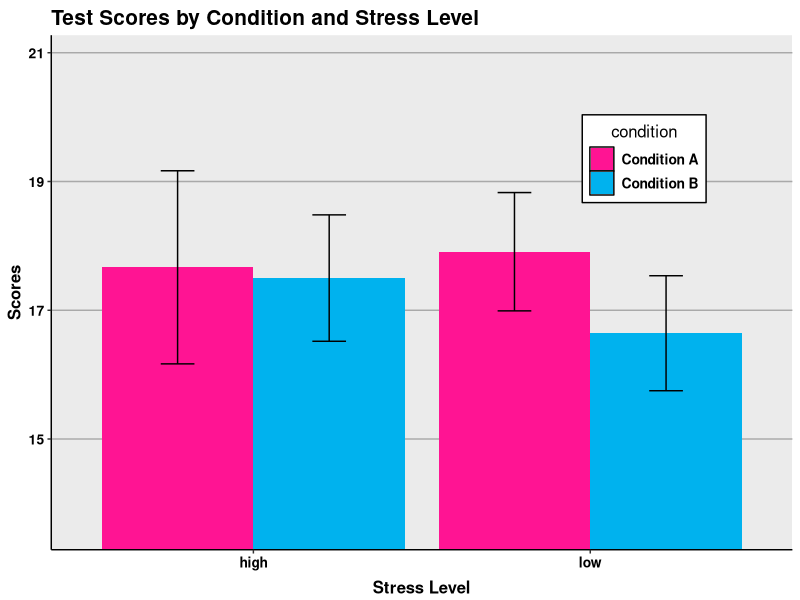

Write the R code that produced this figure.
## ---- chunk 1
data<-read.csv("CSdata.csv")
## ---- chunk 2
str(data)
## ---- chunk 3
summary(aov(Scores~Condition*Stress,data=data))
## ---- chunk 4
library("dplyr")
library("ggplot2")
library("gplots")
datsum<-data%>%group_by(Stress,Condition)%>%
summarize(means=mean(Scores),sems=sd(Scores)/sqrt(length(Scores)))
col1=col2hex("deeppink")
col2=col2hex("deepskyblue2")
fig<-ggplot(datsum, aes(x=Stress, y=means, fill=Condition))+
geom_bar(stat="identity",position=position_dodge())+
scale_fill_manual(values=c(col1,col2),name="condition",breaks=c("A","B"),
labels=c("Condition A", "Condition B"))+
theme(legend.key=element_rect(color="black"))+
geom_errorbar(aes(ymax=means+sems, ymin=means-sems),
width=.2,position=position_dodge(.9))+
ggtitle("Test Scores by Condition and Stress Level")+
labs(x="Stress Level",y="Scores")+
theme(plot.title=element_text(size=15,face="bold",vjust=.5))+
theme(axis.title.x=element_text(size=12,face="bold",vjust=-.25))+
theme(axis.title.y=element_text(size=12,face="bold",vjust=1))+
theme(axis.text.x=element_text(size=10,face="bold",color="black"))+
theme(axis.text.y=element_text(size=10,face="bold",color="black"))+
coord_cartesian(ylim=c(min(datsum$means)-2*max(datsum$sems),
max(datsum$means)+2*max(datsum$sems)))+
theme(panel.border=element_blank(),axis.line=element_line())+
theme(panel.grid.major.x=element_blank())+
theme(panel.grid.major.y=element_line(color="darkgrey"))+
theme(panel.grid.minor.y=element_blank())+
theme(legend.position=c(.8,.76))+
theme(legend.background=element_blank())+
theme(legend.background=element_rect(color="black"))+
theme(legend.title=element_blank())+
theme(legend.title=element_text(size=12))+
theme(legend.title.align=.5)+
theme(legend.text=element_text(size=10,face="bold"))
fig
